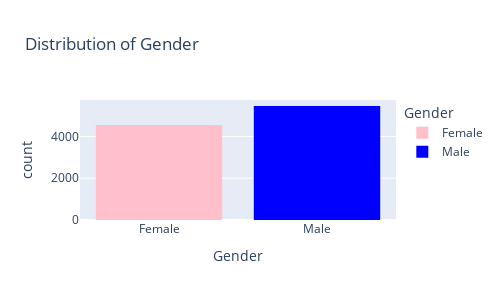

The cell this chart's notebook holds for it:
### Markdown cell above
### Exploring `Gender` Column

### Code cell
fig = px.histogram(df, x='Gender', color='Gender', title='Distribution of Gender',
					 color_discrete_map={'Male': 'blue', 'Female': 'pink'}, width=500, height=300)
fig.show()

### Figure 1 — Plotly figure (JSON) as saved in the notebook; plotly's stock layout.template omitted (floating-point values rounded to 4 significant figures; data arrays with more than 128 entries replaced by an {"elided": "..."} marker saying what was removed)
{"data": [{"bingroup": "x", "hovertemplate": "Gender=%{x}<br>count=%{y}<extra></extra>", "legendgroup": "Female", "marker": {"color": "pink", "pattern": {"shape": ""}}, "name": "Female", "orientation": "v", "showlegend": true, "type": "histogram", "x": {"elided": "4543 str values"}, "xaxis": "x", "yaxis": "y"}, {"bingroup": "x", "hovertemplate": "Gender=%{x}<br>count=%{y}<extra></extra>", "legendgroup": "Male", "marker": {"color": "blue", "pattern": {"shape": ""}}, "name": "Male", "orientation": "v", "showlegend": true, "type": "histogram", "x": {"elided": "5457 str values"}, "xaxis": "x", "yaxis": "y"}], "layout": {"barmode": "relative", "height": 300, "legend": {"title": {"text": "Gender"}, "tracegroupgap": 0}, "title": {"text": "Distribution of Gender"}, "width": 500, "xaxis": {"anchor": "y", "categoryarray": ["Female", "Male"], "categoryorder": "array", "domain": [0, 1], "title": {"text": "Gender"}}, "yaxis": {"anchor": "x", "domain": [0, 1], "title": {"text": "count"}}}}
